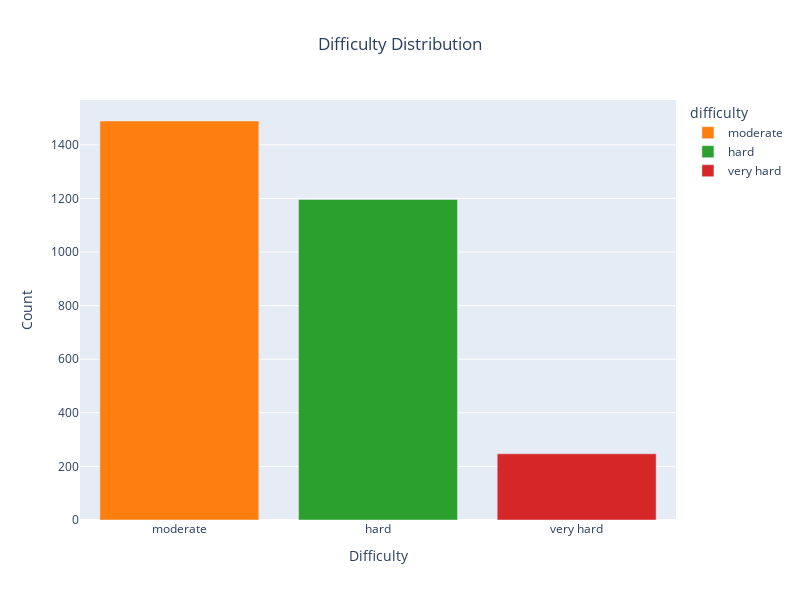

Here is the notebook cell this chart was saved with:
### Code cell
# Plot difficulty distribution of of challenge words that doesn't contain 'r', 's' or 't'
difficulty_distribution(challenge_words_without_r_s_t)

### Figure 1 — Plotly figure (JSON) as saved in the notebook; plotly's stock layout.template omitted (floating-point values rounded to 4 significant figures)
{"data": [{"alignmentgroup": "True", "hovertemplate": "difficulty=%{x}<br>count=%{y}<extra></extra>", "legendgroup": "moderate", "marker": {"color": "#ff7f0e", "pattern": {"shape": ""}}, "name": "moderate", "offsetgroup": "moderate", "orientation": "v", "showlegend": true, "textposition": "auto", "type": "bar", "x": ["moderate"], "xaxis": "x", "y": [1489], "yaxis": "y"}, {"alignmentgroup": "True", "hovertemplate": "difficulty=%{x}<br>count=%{y}<extra></extra>", "legendgroup": "hard", "marker": {"color": "#2ca02c", "pattern": {"shape": ""}}, "name": "hard", "offsetgroup": "hard", "orientation": "v", "showlegend": true, "textposition": "auto", "type": "bar", "x": ["hard"], "xaxis": "x", "y": [1196], "yaxis": "y"}, {"alignmentgroup": "True", "hovertemplate": "difficulty=%{x}<br>count=%{y}<extra></extra>", "legendgroup": "very hard", "marker": {"color": "#d62728", "pattern": {"shape": ""}}, "name": "very hard", "offsetgroup": "very hard", "orientation": "v", "showlegend": true, "textposition": "auto", "type": "bar", "x": ["very hard"], "xaxis": "x", "y": [247], "yaxis": "y"}], "layout": {"barmode": "relative", "height": 600, "legend": {"title": {"text": "difficulty"}, "tracegroupgap": 0}, "title": {"text": "Difficulty Distribution", "x": 0.5}, "width": 800, "xaxis": {"anchor": "y", "categoryarray": ["easy", "moderate", "hard", "very hard"], "categoryorder": "array", "domain": [0, 1], "title": {"text": "Difficulty"}}, "yaxis": {"anchor": "x", "domain": [0, 1], "title": {"text": "Count"}}}}
